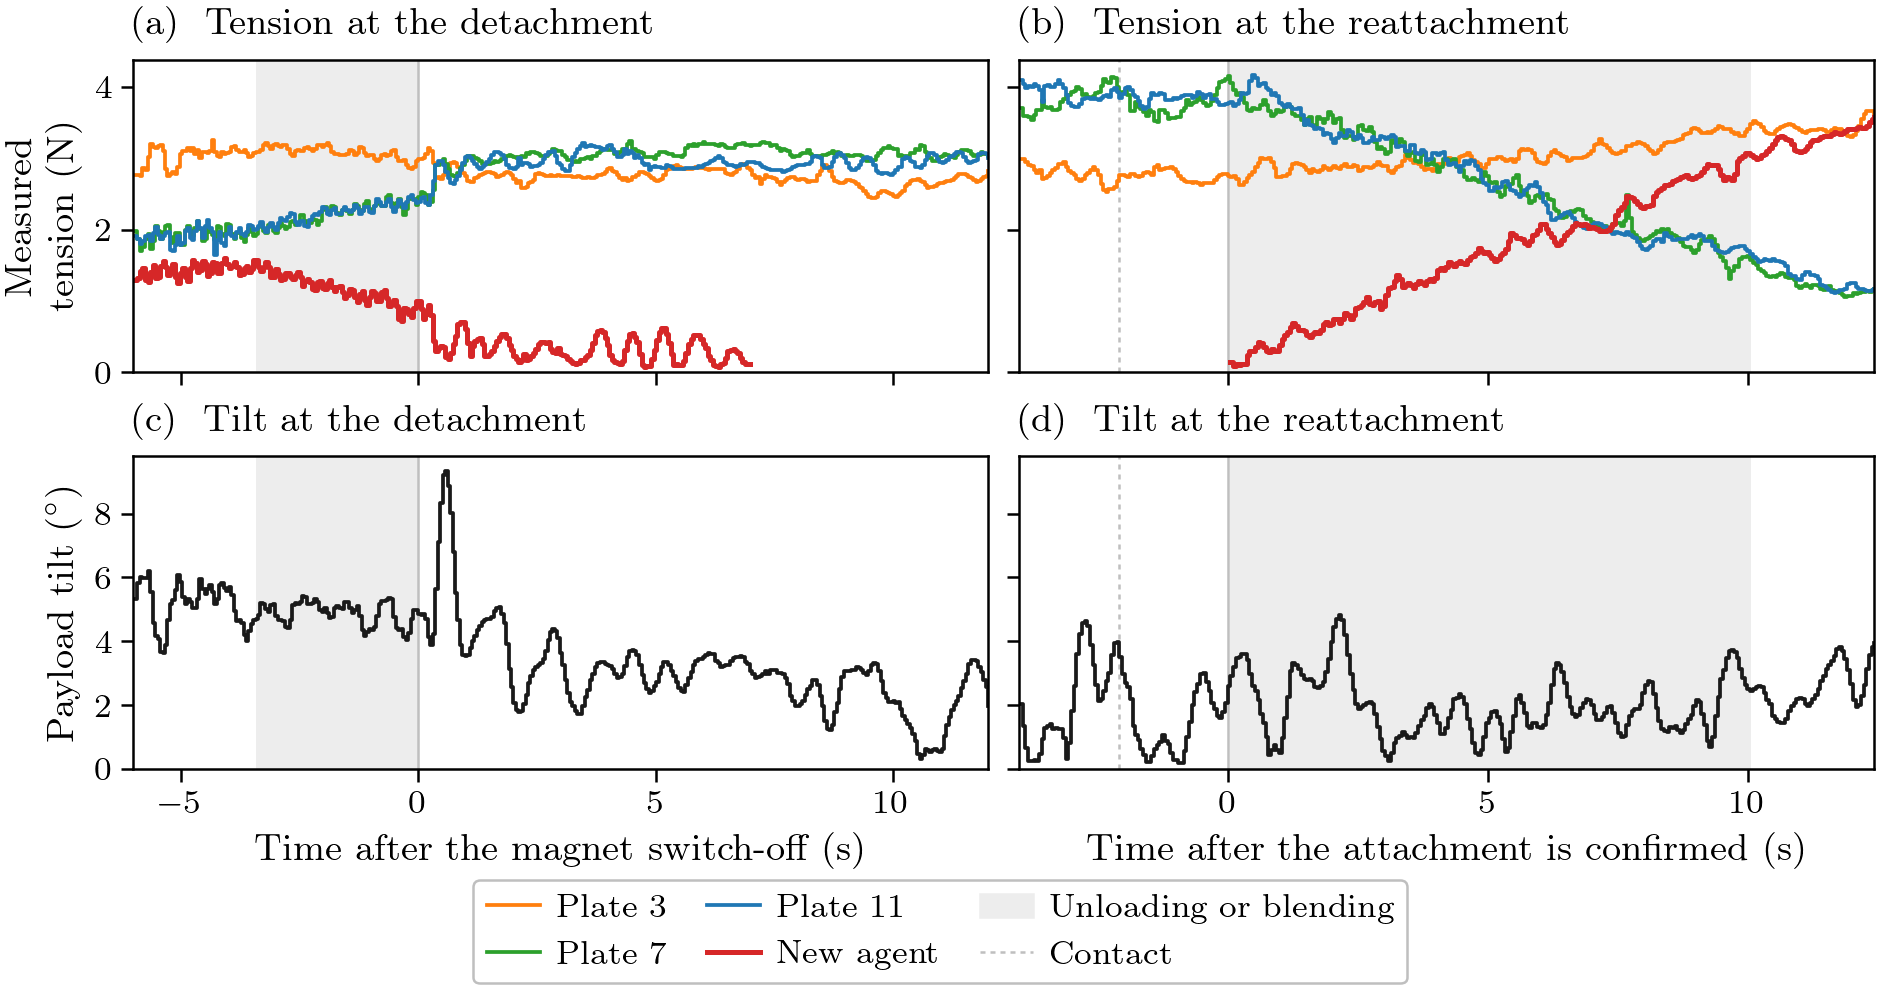

This chart was generated by the following Python code:
#!/usr/bin/env python3
"""A planned detachment and the reattachment of the new agent in one flight, Setup 3 (RIG-1111-nrtfc_5, the
supervisor's funnel; feed F119-F122; Wesley 13 Nov: the reattachment shows how resizing works, the attachment itself is
the collaborator's).

The one sentence: at the detachment the planner unloads the new agent over about 3 s and resizes to three quadrotors as
its magnet is switched off; at the reattachment it resizes to four within 0.1 s of the confirmation and blends the new
agent's tension in over 10 s, while the ring stays within a few degrees of its tilt before each event.
Hero: 2 x 2, columns the detachment (time from the magnet OFF, which is the resize) and the reattachment (time from the
confirmation, which the resize follows within 0.08 s); top row the planner's commanded tension per quadrotor (the OCP's
node-0 tension, which includes the disturbance estimate: F122 says to call it commanded, never measured), bottom row the
ring's tilt. The unloading and the blend are light bands; the contact is a thin line in (b).
Left out: the commanded (node-0) tensions and the reference split, the
new agent's transit between the two events, the landing (LAND at +12.4 s after the confirmation ends the right column).
Data: results/analysis/rig_results_2026-11-13/nrtfc_5_poses.csv (F121, ~19.4 Hz sample-and-hold; t_from_takeoff,
Tplan_d0..3, r_q*, event). Drone to plate on 11 Nov (F122): d1 plate 3, d2 plate 7, d0 plate 11, d3 the new agent on 9.
"""
import os
import sys

import numpy as np
import pandas as pd

HERE = os.path.dirname(os.path.abspath(__file__))
sys.path.insert(0, HERE)
import review_style as S  # noqa: E402

S.HERE = HERE
CSV = os.path.join(S.REPO, 'results', 'analysis', 'rig_results_2026-11-13', 'nrtfc_5_poses.csv')
PLATES = ((1, 'Plate 3'), (2, 'Plate 7'), (0, 'Plate 11'), (3, 'New agent'))
NEW_ID = 3


def ev(d, text, after=-1e9):
    """The first event containing text after the time `after` (the setup's FLEET RESIZED n=4 comes before takeoff)."""
    m = d.event.fillna('').str.contains(text, regex=False) & (d.t_from_takeoff > after)
    return float(d.loc[m, 't_from_takeoff'].iloc[0])


def main():
    d = pd.read_csv(CSV)
    t = d.t_from_takeoff.to_numpy()
    tilt = np.degrees(np.arccos(np.clip(1 - 2 * (d.r_qx ** 2 + d.r_qy ** 2), -1, 1))).to_numpy()
    t_unload, t_off = ev(d, 'UNLOAD (soft'), ev(d, 'UNLOADED; FLEET RESIZED n=3')
    t_contact, t_proof = ev(d, 'CONTACT try 1'), ev(d, 'ATTACH proven')
    t_fold, t_land = ev(d, 'FLEET RESIZED n=4', t_proof), ev(d, 'fleet LAND')
    print(f'unload {t_unload:.2f} off {t_off:.2f} | contact {t_contact:.2f} proof {t_proof:.2f} fold {t_fold:.2f} '
          f'land {t_land:.2f}')
    cols = ((t_off, (-6.0, 12.0), (t_unload - t_off, 0.0), None),
            (t_proof, (-4.0, t_land - t_proof), (t_fold - t_proof, t_fold - t_proof + 10.0), t_contact - t_proof))

    S.setup()
    fig = S.figure('full', 3.3)
    axs = fig.subplots(2, 2, sharex='col', sharey='row')
    handles = {}
    for j, (t0, win, band, t_c) in enumerate(cols):
        tt = t - t0
        m = (tt >= win[0]) & (tt <= win[1])
        for ax in axs[:, j]:
            ax.axvspan(*band, color=S.FILL, lw=0, zorder=0)
            ax.axvline(0, color=S.LIGHT, lw=0.6, zorder=0)
            if t_c is not None:
                ax.axvline(t_c, color=S.LIGHT, lw=0.6, ls=(0, (2, 2)), zorder=0)
        for k, name in PLATES:
            y = d[f'Tpull_d{k}'].to_numpy().copy()
            if k == NEW_ID:
                y[d.d3_mux.to_numpy() != 'ours'] = np.nan     # frozen while the collaborator's controller flies it (F122)
            h, = axs[0, j].plot(tt[m], y[m], color=S.ps.drone_colour(k), drawstyle='steps-post',
                                lw=S.LW_HERO if k == NEW_ID else S.LW_CTX + 0.2)
            handles[name] = h
        axs[1, j].plot(tt[m], tilt[m], color=S.INK, lw=S.LW_CTX + 0.2, drawstyle='steps-post')
        axs[1, j].set_xlim(*win)
        pre = (tt >= win[0]) & (tt < 0)
        post = (tt >= 0) & (tt <= win[1])
        print(f'column {j}: tilt before max {np.nanmax(tilt[pre]):.1f}, after max {np.nanmax(tilt[post]):.1f} deg')
    for ax in axs[1]:
        ax.set_xticks([-5, 0, 5, 10] if ax is axs[1, 0] else [0, 5, 10])
    axs[0, 0].set_ylabel('Measured\ntension (N)')
    axs[1, 0].set_ylabel(r'Payload tilt ($^\circ$)')
    axs[1, 0].set_xlabel('Time after the magnet switch-off (s)')
    axs[1, 1].set_xlabel('Time after the attachment is confirmed (s)')
    axs[0, 0].set_ylim(0, None)
    axs[1, 0].set_ylim(0, None)
    axs[1, 0].set_yticks([0, 2, 4, 6, 8])
    fig.align_ylabels(axs[:, 0])
    names = ('Tension at the detachment', 'Tension at the reattachment', 'Tilt at the detachment', 'Tilt at the reattachment')
    for ax, letter, name in zip(axs.flat, 'abcd', names):
        S.panel(ax, letter, name)
    names = [n for _, n in PLATES]
    band = S.plt.Rectangle((0, 0), 1, 1, color=S.FILL)
    contact = S.plt.Line2D([], [], color=S.LIGHT, lw=0.6, ls=(0, (2, 2)))
    S.ps.legend_below(fig, [handles[n] for n in names] + [band, contact], names + ['Unloading or blending', 'Contact'], ncol=3)
    S.save(fig, 'fig_detach_reattach')


if __name__ == '__main__':
    main()
